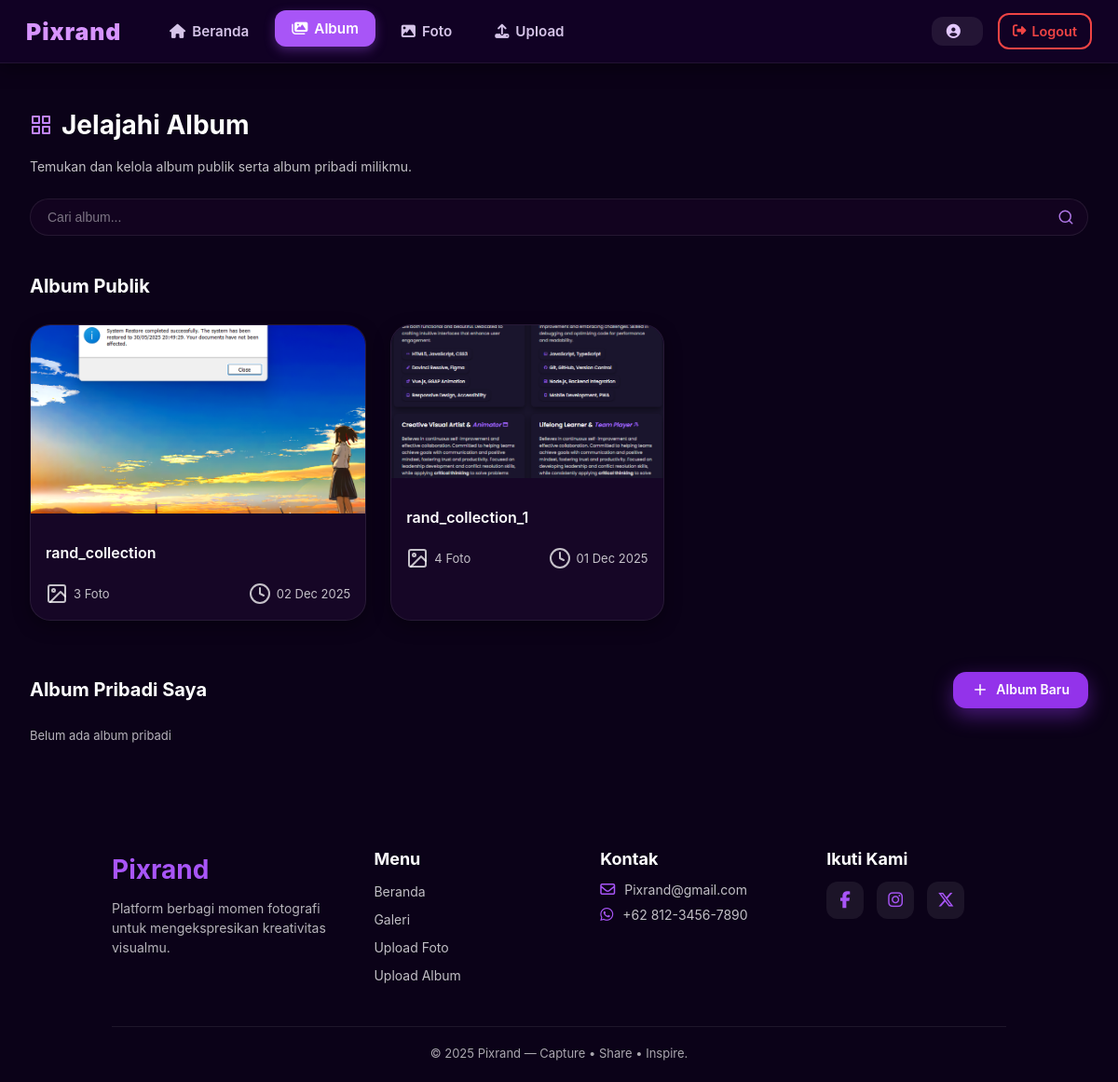
Screenshot of /gallery_app/public/views/user/pages/albums.php (signed in) with the database file from the repository.
### tables this page shows
CREATE TABLE `albums` (
  `id` int(11) NOT NULL,
  `user_id` int(11) NOT NULL,
  `visibility` enum('public','private') NOT NULL DEFAULT 'private',
  `title` varchar(150) NOT NULL,
  `description` text DEFAULT NULL,
  `created_at` datetime DEFAULT current_timestamp()
);

### gallery_app/public/views/user/pages/albums.php (the view, shortened to what this page needs)
<?php
require_once __DIR__ . "/../layout/user_guard.php";
require_once __DIR__ . "/../layout/navbar.php";
$userId = intval($_SESSION['user']['id']);
$perPage = 9;
$currentPage = isset($_GET['page']) ? max(1, intval($_GET['page'])) : 1;
$offset = ($currentPage - 1) * $perPage;
$q = "
SELECT
    a.*,
    (SELECT file_path FROM photos WHERE photos.album_id = a.id ORDER BY created_at DESC LIMIT 1) AS cover_image,
    (SELECT COUNT(*) FROM photos WHERE photos.album_id = a.id) AS total_photos
FROM albums AS a
WHERE a.visibility='public'
OR (a.visibility='private' AND a.user_id=$userId)
ORDER BY a.created_at DESC
LIMIT $perPage OFFSET $offset
";
$res = mysqli_query($conn, $q);
$albumsPublic = [];
$albumsPrivate = [];
if ($res) {
    while ($row = mysqli_fetch_assoc($res)) {
        if ($row['visibility'] === 'public') $albumsPublic[] = $row;
        else $albumsPrivate[] = $row;
    }
}
?>
<link rel="stylesheet" href="<?= BASE_URL ?>assets/styles/user/albums/albums.css?v=<?= time() ?>">
<div class="page-wrapper">
    <header class="albums-header">
        <div>
            <h1 class="page-title"><i data-feather="grid"></i> Jelajahi Album</h1>
            <p class="page-sub">Temukan dan kelola album publik serta album pribadi milikmu.</p>
        </div>
    </header>
    <section class="toolbar">
        <div class="search-box">
            <input type="text" id="searchInput" placeholder="Cari album..." autocomplete="off">
            <i data-feather="search"></i>
        </div>
    </section>
    <?php if (!empty($albumsPublic)): ?>
    <section class="albums-section">
        <div class="section-header">
            <h2 class="section-title">Album Publik</h2>
        </div>
        <div class="album-grid">
        <?php foreach ($albumsPublic as $album): ?>
            <a href="album_detail.php?id=<?= $album['id'] ?>" class="album-card"
               data-title="<?= strtolower(htmlspecialchars($album['title'])) ?>">
                <div class="album-cover">
                    <?php if ($album['cover_image']): ?>
                        <img src="<?= BASE_URL ?>uploads/<?= htmlspecialchars($album['cover_image']) ?>">
                    <?php else: ?>
                        <div class="album-cover-placeholder"><i data-feather="camera-off"></i></div>
                    <?php endif; ?>
                </div>
                <div class="album-info">
                    <h3 class="album-title"><?= htmlspecialchars($album['title']) ?></h3>
                    <div class="album-meta">
                        <span><i data-feather="image"></i> <?= $album['total_photos'] ?> Foto</span>
                        <span><i data-feather="clock"></i> <?= date("d M Y", strtotime($album['created_at'])) ?></span>
                    </div>
                </div>
            </a>
        <?php endforeach; ?>
        </div>
    </section>
    <?php endif; ?>
    <section class="albums-section">
        <div class="section-header">
            <h2 class="section-title">Album Pribadi Saya</h2>
            <a href="../pages/add_priv_album.php" class="btn-primary"><i data-feather="plus"></i> Album Baru</a>
        </div>
        <?php if (!empty($albumsPrivate)): ?>
        <div class="album-grid">
        <?php foreach ($albumsPrivate as $album): ?>
            <div class="album-card private-card-wrapper" data-title="<?= strtolower(htmlspecialchars($album['title'])) ?>">
                <div class="card-actions">
                    <a href="../pages/edit_priv_album.php?id=<?= $album['id'] ?>" class="btn-edit-private">
                        <i data-feather="edit-3"></i>
                    </a>
                    <button onclick="confirmDelete(<?= $album['id'] ?>)" class="btn-delete-private">
                        <i data-feather="trash-2"></i>
                    </button>
                </div>
                <a href="album_detail.php?id=<?= $album['id'] ?>">
                    <div class="album-cover">
                        <?php if ($album['cover_image']): ?>
                            <img src="<?= BASE_URL ?>uploads/<?= htmlspecialchars($album['cover_image']) ?>">
                        <?php else: ?>
                            <div class="album-cover-placeholder"><i data-feather="camera-off"></i></div>
                        <?php endif; ?>
                    </div>
                    <div class="album-info">
                        <h3 class="album-title"><?= htmlspecialchars($album['title']) ?></h3>
                        <div class="album-meta">
                            <span><i data-feather="image"></i> <?= $album['total_photos'] ?> Foto</span>
                            <span><i data-feather="clock"></i> <?= date("d M Y", strtotime($album['created_at'])) ?></span>
                        </div>
                    </div>
                </a>
            </div>
        <?php endforeach; ?>
        </div>
        <?php else: ?>
        <p class="section-sub" style="opacity:.7;margin-top:10px;">Belum ada album pribadi</p>
        <?php endif; ?>
    </section>
</div>
<?php require_once __DIR__ . "/../layout/footer.php"; ?>

### gallery_app/public/assets/styles/components/navbar.css (style rules this page uses)
* { box-sizing: border-box; }

### gallery_app/public/assets/styles/user/albums/albums.css (style rules this page uses)
a { color: inherit; text-decoration: none; }
.page-wrapper { padding: 30px 32px 40px; margin: 0 auto; box-sizing: border-box; max-width: 1280px; }
.albums-header { display: flex; justify-content: space-between; align-items: center; gap: 18px; margin-bottom: 26px; }
.page-title { font-size: 28px; font-weight: 700; display: flex; align-items: center; gap: 10px; }
.page-title svg { width: 24px; height: 24px; stroke: #c084fc; }
.page-sub { margin: 4px 0 0; font-size: 14px; color: var(--text-muted); }
.btn-primary { display: inline-flex; align-items: center; gap: 8px; background: var(--primary); color: #fff; border-radius: 14px; padding: 11px 20px; font-size: 14px; font-weight: 600; border: none; cursor: pointer; box-shadow: 0 8px 22px rgba(147,51,234,.45); transition: transform .22s ease, box-shadow .22s ease, background .22s ease; line-height: 1; }
.btn-primary svg { width: 18px; height: 18px; display: block; flex-shrink: 0; margin-top: -1px; }
.toolbar { display: flex; justify-content: space-between; align-items: center; gap: 16px; margin-bottom: 26px; }
.search-box { flex: 1; position: relative; background: #12031f; border-radius: 999px; padding: 10px 40px 10px 16px; border: 1px solid var(--border); display: flex; align-items: center; transition: border-color .22s ease, box-shadow .22s ease, transform .22s ease; }
.search-box input { background: transparent; border: none; outline: none; color: #fff; width: 100%; font-size: 14px; }
.search-box input::placeholder { color: rgba(255,255,255,.45); }
.search-box svg { position: absolute; right: 14px; width: 18px; height: 18px; stroke: #c084fc; opacity: .9; pointer-events: none; }
.albums-section { margin-bottom: 46px; }
.section-header { display: flex; justify-content: space-between; align-items: center; margin-bottom: 12px; }
.section-title { font-size: 20px; font-weight: 700; }
.section-sub { font-size: 13px; opacity: .75; margin-top: 4px; }
.album-grid { display: grid; grid-template-columns: repeat(3, minmax(260px, 1fr)); gap: 26px; width: 100%; justify-items: start; }
.album-card { background: var(--card-bg); border-radius: 22px; border: 1px solid var(--border); overflow: hidden; display: flex; flex-direction: column; cursor: pointer; box-shadow: 0 6px 18px rgba(0,0,0,.35); transition: .25s; position: relative; }
.album-card::before { content: ""; position: absolute; inset: 0; background: radial-gradient(circle at top left, rgba(168,85,247,.3), transparent 55%); opacity: 0; transition: opacity .28s ease; }
.album-cover { width: 100%; aspect-ratio: 16 / 9; overflow: hidden; position: relative; background: linear-gradient(120deg, #1a0530, #24054e, #1a0530); }
.album-cover img { width: 100%; height: 100%; object-fit: cover; transition: .28s; transform: scale(1.02); }
.album-info { padding: 16px; display: flex; flex-direction: column; gap: 6px; }
.album-title { font-size: 16px; font-weight: 600; white-space: nowrap; overflow: hidden; text-overflow: ellipsis; }
.album-meta { display: flex; justify-content: space-between; gap: 10px; font-size: 13px; color: var(--text-muted); }
.album-meta span { display: inline-flex; align-items: center; gap: 6px; }

### rows the page displays
albums: shows a picture, title "rand_collection", total_photos "3", created_at "02 Dec 2025"
albums: shows a picture, title "rand_collection_1", total_photos "4", created_at "01 Dec 2025"
